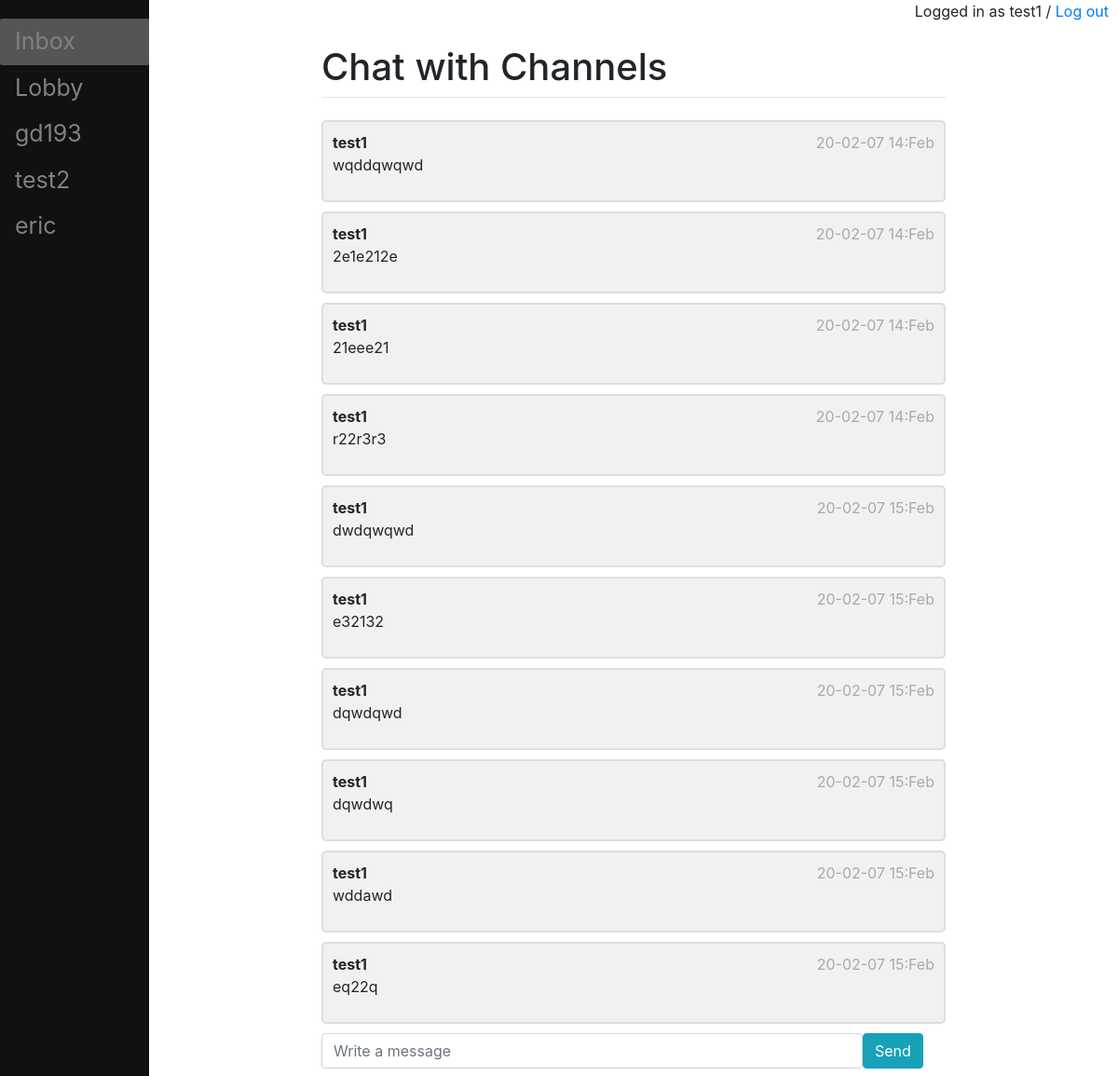
The app's page /chat/Thread_private_test1_gd193/ (signed in), older data.
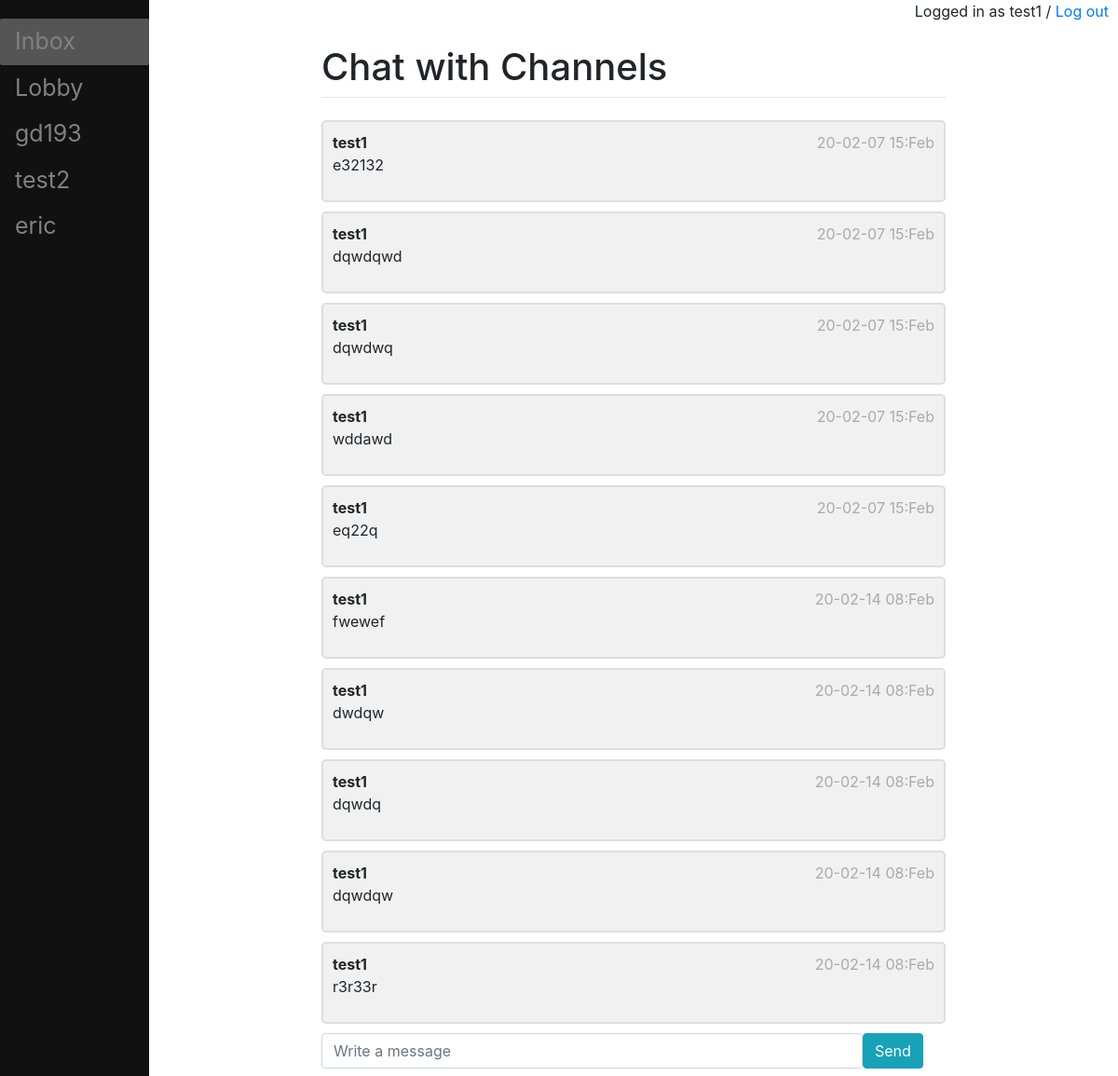
The same page, newer data.
### chat/models.py (models this page shows, shortened)
class Message(models.Model):
    author = models.ForeignKey(User, related_name='author_messages', on_delete=models.CASCADE)
    content = models.TextField()
    timestamp = models.DateTimeField(auto_now_add=True)
    thread = models.ForeignKey(Thread, on_delete=models.CASCADE, default=0)

### chat/views.py (the view)
# urls.py: path('<str:room_name>/', views.room, name='room')
def room(request, room_name):
    user_list = {}
    notifications = []
    if room_name == 'Lobby':
        thread = Thread.objects.filter(name=room_name)[0]
        if request.user.is_authenticated:
            username = request.user.username
            user_list = User.objects.exclude(username=username)
            notifications = Notification.objects.filter(receiver__exact=request.user)
    elif request.user.is_authenticated:
        username = request.user.username
        user_list = User.objects.exclude(username=username)
        thread = Thread.objects.filter(name__contains=username)
        thread = thread.filter(name__contains=room_name)[0]
        notifications = Notification.objects.filter(receiver__exact=request.user)
    else:
        raise PermissionDenied()
    last_messages = thread.last_10_messages()[::-1]
    return render(request, 'chat/room.html', {
        'room_name_json': mark_safe(json.dumps(room_name)),
        'user_list': user_list,
        'last_messages': last_messages,
        'notifications': notifications,
    })

### chat/models.py (called while the page is built)
    def last_10_messages(self):
        return Message.objects.filter(thread__name__exact=self.name).order_by('-timestamp')[:10]

### chat/templates/chat/room.html (shortened to what this page needs)
{% extends "register/base.html" %}
{% load static %}
{% block content %}
{% for message in last_messages %}
    {% if message.author.username == user.username %}
 <div class="container">
    {% else %}
 <div class="container darker">
     {% endif %}
     <strong class = "user-left" >{{ message.author }}</strong>
     <span class="time-right">{{ message.timestamp|date:'y-m-d H:M' }}</span>
          <br/>
    <p>{{ message.content }}</p>
</div>
{% endfor %}
<form class="form-inline" id="chat-tool">
<div class="form-group mb-2">
    <input id="chat-message-input" class="form-control" type="text" size="50" placeholder="Write a message"/><br/>
</div>
    <button id="chat-message-submit" class="btn btn-info mb-2" type="button" > Send
    </button>
</form>
{% endblock %}

### register/templates/register/base.html (shortened to what this page needs)
{% load static %}
<!doctype html>
<html>
<head>
	<link rel="stylesheet" href="https://stackpath.bootstrapcdn.com/bootstrap/4.3.1/css/bootstrap.min.css">
	<link rel='stylesheet' href="{% static 'css/style.css' %}" type="text/css">
</head>
<body>
	<div id='notification_bar' class="sidenav">
		<a  href="#" class="notification" id="inbox">
  		<span>Inbox</span>
		</a>
		<a href="/chat/Lobby/">Lobby</a>
		{% for user in user_list %}
		<a href="/chat/{{ user.username }}">{{ user.username }}</a>
		{% endfor %}
	</div>
	<div id="content" name="content" class="main">
		{% if user.is_authenticated %}
		<p class="text-right">Logged in as {{ user.username }} / <a href="/logout/"> <span >Log out</span></a></p>
		{% else %}
		<p class="text-right"><a href="/login/">Log in</a> / <a href="/register/">Register</a> </p>
		{% endif %}
		<div class="row justify-content-center">
			<div class="col-8" id="event_container">
				<h1 class="mt-2">Chat with Channels </h1>
				<hr class="mt-0 mb-4">
				{% block content %}
				{% endblock %}
			</div>
		</div>
	</div>
</body>
</html>

### chat/static/css/style.css (style rules this page uses)
.notification { background-color: #555; color: white; text-decoration: none; padding: 15px 26px; position: relative; display: inline-block; border-radius: 2px; }
.sidenav { height:100%; width:160px; position: fixed; z-index:1; top:0; left:0; background-color:#111; overflow-x: :hidden; padding-top:20px; }
.sidenav a { padding:6px 8px 6px 16px; text-decoration: none; font-size:25px; color: #818181; display:block; }
.main { margin-left:160px; padding: 0px 10px; }
.container { border: 2px solid #dedede; background-color: #f1f1f1; border-radius: 5px; padding: 10px; margin: 10px 0; }
.container::after { content: ""; clear: both; display: table; }
.time-right { float: right; color: #aaa; }
.user-left { float: left; max-width: 60px; width: 100%; margin-right: 20px; border-radius: 50%; }
* { transition:all 0.5s;-webkit-transition:all 0.5s; }

Row changes from the older to the newer data that the page shows:
no longer on this page (row unchanged): Message: author "test1", timestamp "20-02-07 14:Feb", content "wqddqwqwd"
no longer on this page (row unchanged): Message: author "test1", timestamp "20-02-07 14:Feb", content "2e1e212e"
no longer on this page (row unchanged): Message: author "test1", timestamp "20-02-07 14:Feb", content "21eee21"
no longer on this page (row unchanged): Message: author "test1", timestamp "20-02-07 14:Feb", content "r22r3r3"
no longer on this page (row unchanged): Message: author "test1", timestamp "20-02-07 15:Feb", content "dwdqwqwd"
added Message: author "test1", timestamp "20-02-14 08:Feb", content "fwewef"
added Message: author "test1", timestamp "20-02-14 08:Feb", content "dwdqw"
added Message: author "test1", timestamp "20-02-14 08:Feb", content "dqwdq"
added Message: author "test1", timestamp "20-02-14 08:Feb", content "dqwdqw"
added Message: author "test1", timestamp "20-02-14 08:Feb", content "r3r33r"
